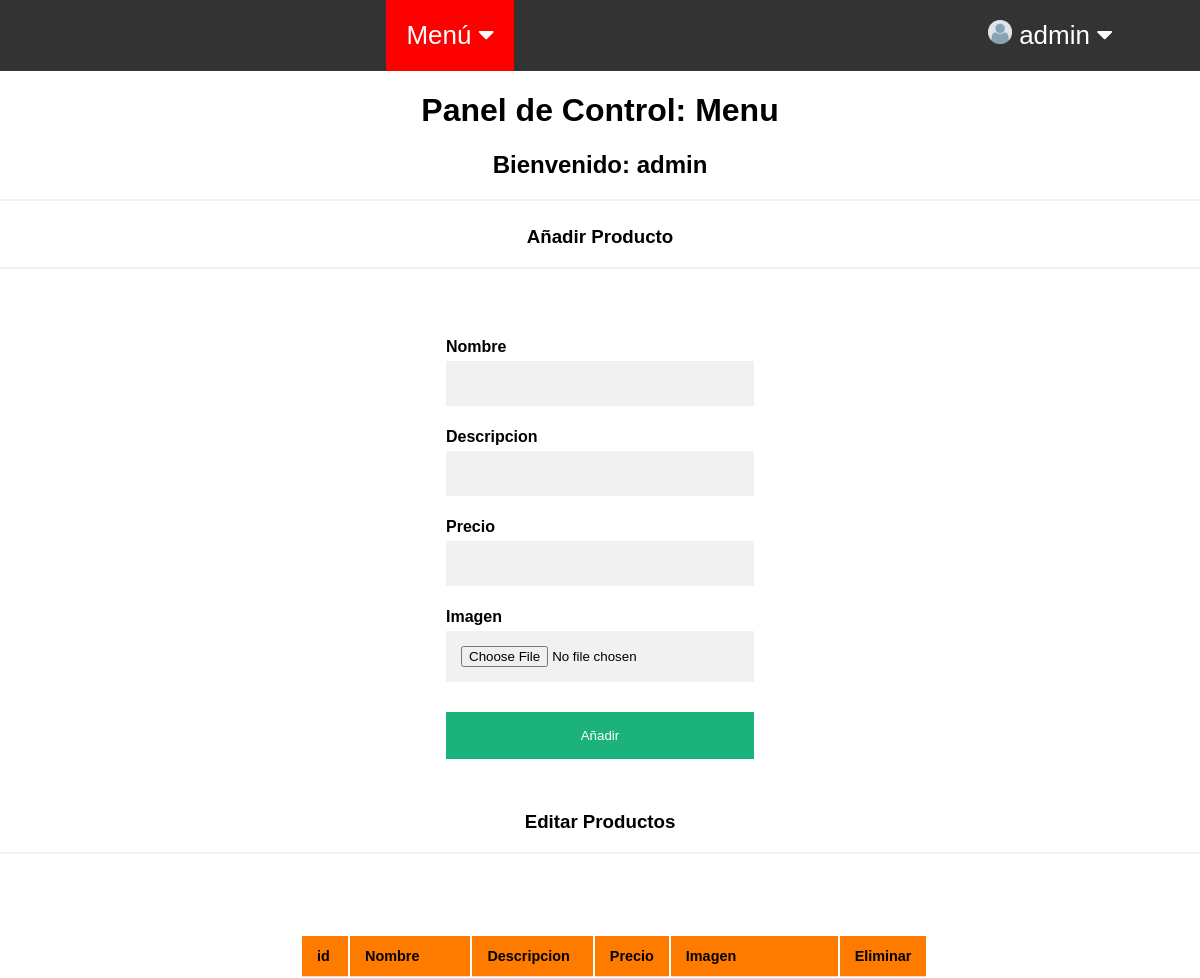
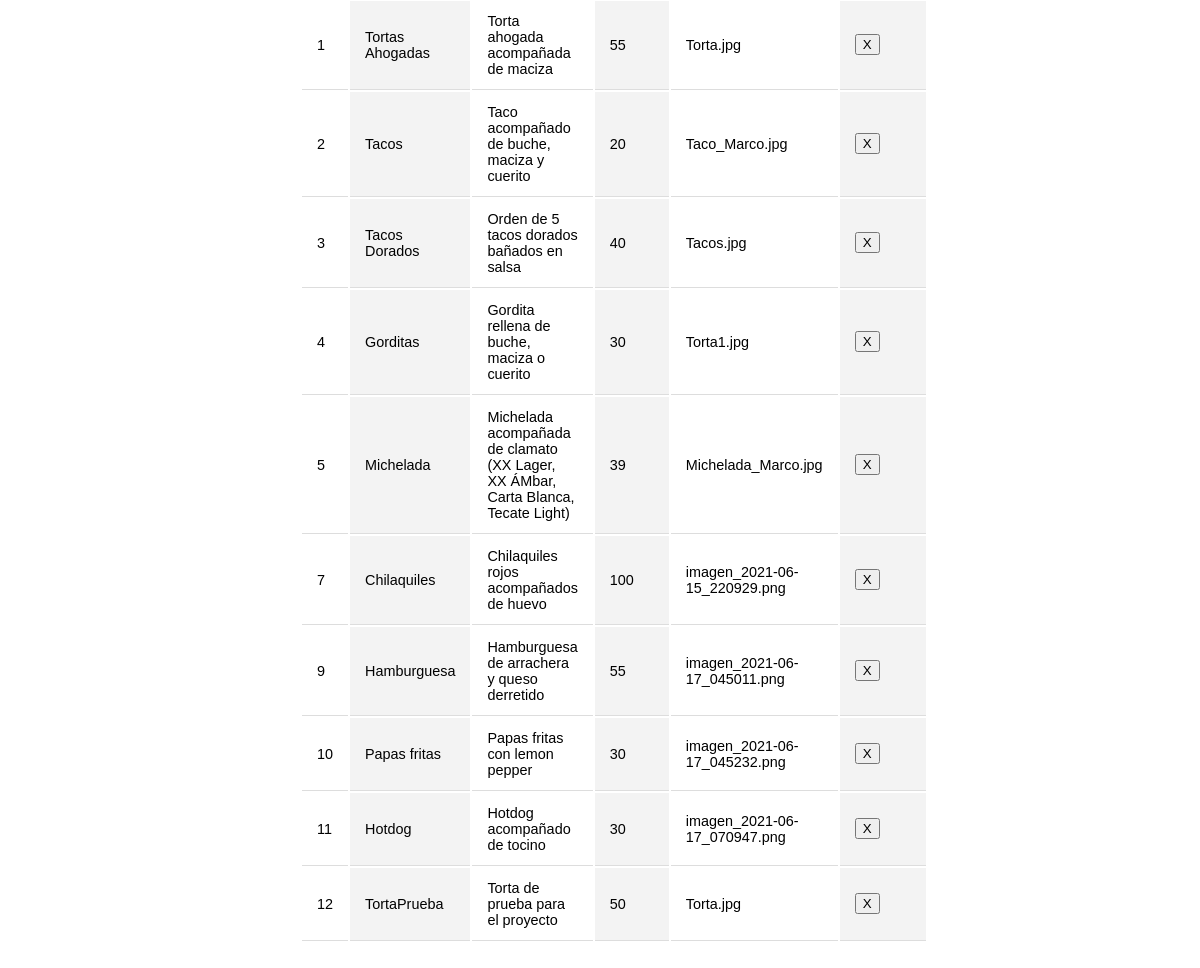
Page /Views/cli/admin_menu.php (signed in) on the committed database (2 pictures, top to bottom).
### tables this page shows
CREATE TABLE `productos` (
  `id` int NOT NULL AUTO_INCREMENT,
  `nombre` varchar(45) NOT NULL,
  `descripcion` varchar(600) NOT NULL,
  `precio` int NOT NULL,
  `imagen` varchar(45) NOT NULL,
  PRIMARY KEY (`id`)
);

### Views/cli/admin_menu.php (the view, shortened to what this page needs)
<?php
    $connection = mysqli_connect('localhost', 'root', 'qwert', 'panal_db');
    mysqli_set_charset($connection, "utf8");
    $mensaje = "SELECT * FROM productos";
?>
<!DOCTYPE html>
<html lang="en">
<head>
    <link rel="stylesheet" href="/PROYECTO/Views/css/style.css">
    <link rel="stylesheet" href="/PROYECTO/Views/css/menu.css">
    <link rel="stylesheet" href="/PROYECTO/Views/css/carrito.css">
    <link rel="stylesheet" href="/PROYECTO/Views/css/admin.css">
</head>
<body>
    <?php include('admin_header.php') ?>
    <div>
        <h1 style="text-align: center;"> Panel de Control: Menu </h1>
        <h2 style="text-align: center;"> Bienvenido: <?php echo $_SESSION['usuario'] ?> </h2>
    </div>
    <hr style="width:100%;text-align:left;margin-left:0">
    <div>
        <h3 style="text-align: center;"> Añadir Producto </h3>
    </div>
    <hr style="width:100%;text-align:left;margin-left:0">
    <br>
    <div class="formulario">
        <form method="POST" enctype="multipart/form-data" action="/PROYECTO/Controllers/agregarProductoController.php">
            <div class="container">
                <label for="email"><b>Nombre</b></label>
                <input type="text" name="nombre" id="nombre" autocomplete="off" required>
                <label for="descripcion"><b>Descripcion</b></label>
                <input type="text" name="descripcion" id="descripcion" autocomplete="off" required>
                <label for="precio"><b>Precio</b></label>
                <input type="text" name="precio" id="precio" autocomplete="off" required>
                <label for="imagen"><b>Imagen</b></label>
                <input type="file" name="file" id="file">
                <button type="submit" class="registerbtn">Añadir</button>
            </div>
        </form>
    </div>
    <div>
        <h3 style="text-align: center;"> Editar Productos </h3>
    </div>
    <hr style="width:100%;text-align:left;margin-left:0">
    <div class="tabla-pedidos">
        <table>
            <tr>
                <th>id</th>
                <th>Nombre</th>
                <th>Descripcion</th>
                <th>Precio</th>
                <th>Imagen</th>
                <th>Eliminar</th>
            </tr>
            <?php $resultado = mysqli_query($connection, $mensaje);
            while($row=mysqli_fetch_assoc($resultado))
            { ?>
                <tr>
                    <td> <?php echo $row["id"] ?> </td>
                    <td> <?php echo $row["nombre"]?> </td>
                    <td> <?php echo $row["descripcion"]?> </td>
                    <td> <?php echo $row["precio"]?> </td>
                    <td> <?php echo $row["imagen"]?> </td>
                    <td>
                        <form method="POST" id="form_eliminar_<?php echo $row['id']; ?>" action="/PROYECTO/Views/cli/admin_menu.php">
                            <input type="submit" value="X">
                        </form>
                    </td>
                </tr>
            <?php } mysqli_free_result($resultado); ?>
        </table>
    </div>
    <br><br><br><br><br><br>
</body>
</html>

### Views/css/menu.css (style rules this page uses)
.container { padding: 16px; }
.formulario { max-width: 50%; margin: auto; width: 80%; padding: 10px; }
input[type=text], input[type=password], input[type=file] { width: 100%; padding: 15px; margin: 5px 0 22px 0; display: inline-block; border: none; background: #f1f1f1; }
hr { border: 1px solid #f1f1f1; margin-bottom: 25px; }
.registerbtn { background-color: #04AA6D; color: white; padding: 16px 20px; margin: 8px 0; border: none; cursor: pointer; width: 100%; opacity: 0.9; }

### Views/css/carrito.css (style rules this page uses)
.container { display: table; }

### Views/css/admin.css (style rules this page uses)
.tabla-pedidos { margin: 25px 0; font-size: 0.9em; width: 600px; height: auto; margin: 80px auto; display: flex; flex-direction: column; }
.tabla-pedidos th { background-color: rgb(255, 123, 0); text-align: left; font-weight: bold; }
.tabla-pedidos th, .tabla-pedidos td { padding: 12px 15px; border-bottom: 1px solid #dddddd; }
.tabla-pedidos td:nth-of-type(even) { background-color: #f3f3f3; }
.container { padding: 16px; }
input[type=text], input[type=password] { width: 100%; padding: 15px; margin: 5px 0 22px 0; display: inline-block; border: none; background: #f1f1f1; }
.formulario { max-width: 30%; margin: auto; width: 45%; padding: 10px; }
.registerbtn { background-color: #04AA6D; color: white; padding: 16px 20px; margin: 8px 0; border: none; cursor: pointer; width: 100%; opacity: 0.9; }

### Views/css/style_admin.css (style rules this page uses)
* { box-sizing: border-box; }
html, body { width: 100%; height: 100%; margin: 0; background-color: #FFFFFF; Font-family: Arial, Helvetica, sans-serif; }

### rows in the picture
productos: id "1", nombre "Tortas Ahogadas", descripcion "Torta ahogada acompañada de maciza", precio "55", imagen "Torta.jpg"
productos: id "2", nombre "Tacos", descripcion "Taco acompañado de buche, maciza y cuerito", precio "20", imagen "Taco_Marco.jpg"
productos: id "3", nombre "Tacos Dorados", descripcion "Orden de 5 tacos dorados bañados en salsa", precio "40", imagen "Tacos.jpg"
productos: id "4", nombre "Gorditas", descripcion "Gordita rellena de buche, maciza o cuerito", precio "30", imagen "Torta1.jpg"
productos: id "5", nombre "Michelada", descripcion "Michelada acompañada de clamato (XX Lager, XX ÁMbar, Carta Blanca, Tecate Light)", precio "39", imagen "Michelada_Marco.jpg"
productos: id "7", nombre "Chilaquiles", descripcion "Chilaquiles rojos acompañados de huevo", precio "100", imagen "imagen_2021-06-15_220929.png"
productos: id "9", nombre "Hamburguesa", descripcion "Hamburguesa de arrachera y queso derretido", precio "55", imagen "imagen_2021-06-17_045011.png"
productos: id "10", nombre "Papas fritas", descripcion "Papas fritas con lemon pepper", precio "30", imagen "imagen_2021-06-17_045232.png"
productos: id "11", nombre "Hotdog", descripcion "Hotdog acompañado de tocino", precio "30", imagen "imagen_2021-06-17_070947.png"
productos: id "12", nombre "TortaPrueba", descripcion "Torta de prueba para el proyecto", precio "50", imagen "Torta.jpg"

### other values in the picture
$_SESSION['usuario'] "admin"
